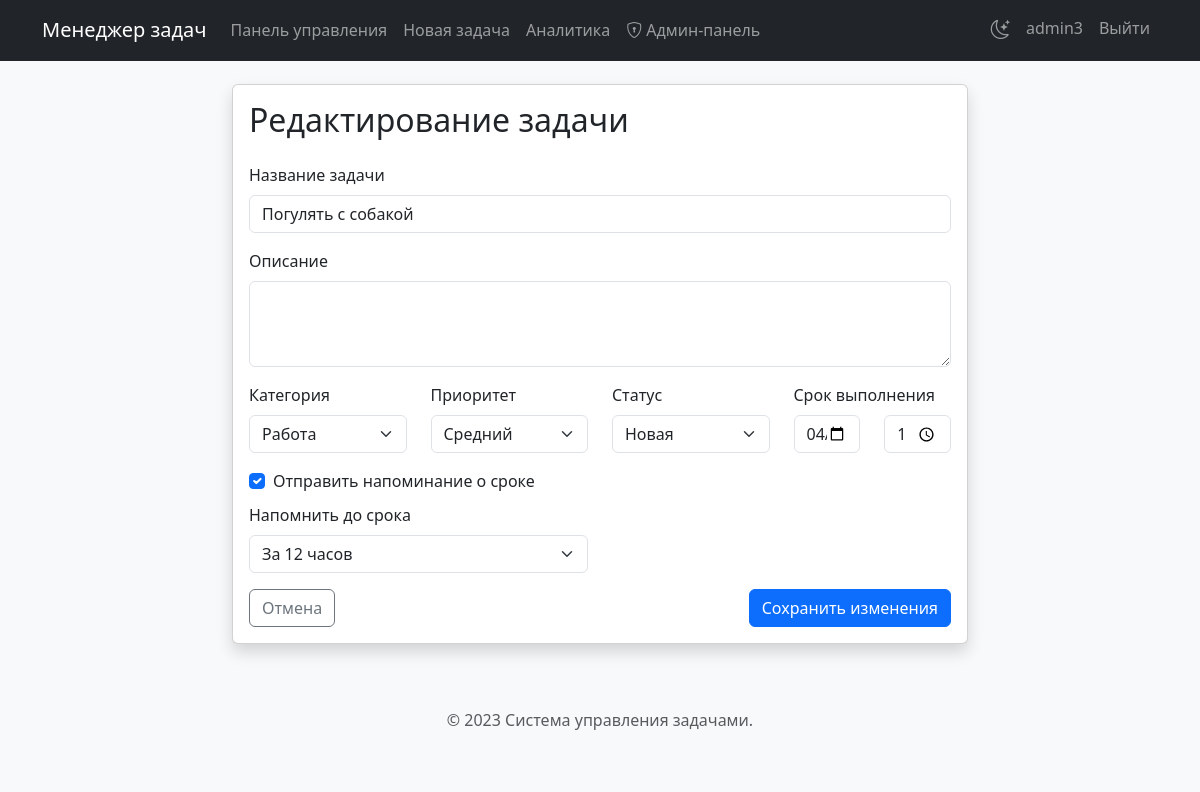
The page /task/1/edit (signed in) on the database its author committed.
### tables this page shows
CREATE TABLE tasks (
        id INTEGER PRIMARY KEY,
        user_id INTEGER NOT NULL,
        title TEXT NOT NULL,
        description TEXT,
        category TEXT,
        priority TEXT,
        status TEXT DEFAULT "Новая",
        created_at TIMESTAMP DEFAULT CURRENT_TIMESTAMP,
        send_reminder BOOLEAN DEFAULT 0,
        reminder_time INTEGER DEFAULT 24, due_date TIMESTAMP,
        FOREIGN KEY (user_id) REFERENCES users (id)
    );

### app.py (the view, shortened to what this page needs)
@app.route('/task/<int:task_id>/edit', methods=['GET', 'POST'])
def edit_task(task_id):
    if 'user_id' not in session:
        return redirect(url_for('login'))
    conn = sqlite3.connect('tasks.db')
    c = conn.cursor()
    c.execute(
        """
    SELECT id, title, description, category, priority, due_date, status, send_reminder, reminder_time
    FROM tasks
    WHERE id = ? AND user_id = ?
    """, (task_id, session['user_id']))
    task = c.fetchone()
    conn.close()
    if not task:
        flash('Задача не найдена!')
        return redirect(url_for('dashboard'))
    return render_template('edit_task.html', task=task, format_reminder_time=format_reminder_time)

### templates/edit_task.html (shortened to what this page needs)
{% extends 'base.html' %}
{% block content %}
<div class="row justify-content-center">
    <div class="col-md-8">
        <div class="card shadow">
            <div class="card-body">
                <h2 class="card-title mb-4">Редактирование задачи</h2>
                <form method="POST" action="{{ url_for('edit_task', task_id=task[0]) }}">
                    <div class="mb-3">
                        <label for="title" class="form-label">Название задачи</label>
                        <input type="text" class="form-control" id="title" name="title" value="{{ task[1] }}" required>
                    </div>
                    <div class="mb-3">
                        <label for="description" class="form-label">Описание</label>
                        <textarea class="form-control" id="description" name="description" rows="3">{{ task[2] or '' }}</textarea>
                    </div>
                    <div class="row mb-3">
                        <div class="col-md-3">
                            <label for="category" class="form-label">Категория</label>
                            <select class="form-select" id="category" name="category">
                                <option value="Работа" {% if task[3] == 'Работа' %}selected{% endif %}>Работа</option>
                            </select>
                        </div>
                        <div class="col-md-3">
                            <label for="priority" class="form-label">Приоритет</label>
                            <select class="form-select" id="priority" name="priority">
                                <option value="Средний" {% if task[4] == 'Средний' %}selected{% endif %}>Средний</option>
                            </select>
                        </div>
                        <div class="col-md-3">
                            <label for="status" class="form-label">Статус</label>
                            <select class="form-select" id="status" name="status" required>
                                <option value="Новая" {% if task[6] == 'Новая' %}selected{% endif %}>Новая</option>
                            </select>
                        </div>
                        <div class="col-md-3">
                            <label for="due_date" class="form-label">Срок выполнения</label>
                            <div class="row">
                                <div class="col-md-6">
                                    <input type="date" class="form-control" id="due_date" name="due_date" value="{{ task[5].split(' ')[0] if task[5] else '' }}">
                                </div>
                                <div class="col-md-6">
                                    <input type="time" class="form-control" id="due_time" name="due_time" value="{{ task[5].split(' ')[1][:5] if task[5] and ' ' in task[5] else '23:59' }}">
                                </div>
                            </div>
                        </div>
                    </div>
                    <div class="row mb-3">
                        <div class="col-md-12">
                            <div class="form-check">
                                <input class="form-check-input" type="checkbox" id="send_reminder" name="send_reminder" {% if task[7] %}checked{% endif %}>
                                <label class="form-check-label" for="send_reminder">
                                    Отправить напоминание о сроке
                                </label>
                            </div>
                        </div>
                        <div class="col-md-6 mt-2" id="reminder_options" style="{% if not task[7] %}display: none;{% endif %}">
                            <label for="reminder_time" class="form-label">Напомнить до срока</label>
                            <select class="form-select" id="reminder_time" name="reminder_time">
                                <option value="12" {% if task[8] == 12 %}selected{% endif %}>За 12 часов</option>
                            </select>
                        </div>
                    </div>
                    <div class="d-flex justify-content-between">
                        <a href="{{ url_for('view_task', task_id=task[0]) }}" class="btn btn-outline-secondary">Отмена</a>
                        <button type="submit" class="btn btn-primary">Сохранить изменения</button>
                    </div>
                </form>
            </div>
        </div>
    </div>
</div>
{% endblock %}

### templates/base.html (style rules this page uses)
body { padding-top: 60px; background-color: #f8f9fa; }

### rows shown on the page
tasks: title "Погулять с собакой", category "Работа", priority "Средний", status "Новая", due_date "04/01/2025", due_time "00:00", send_reminder "☑", reminder_time "За 12 часов"

### other values the page prints
{{ session['username'] }} "admin3"
